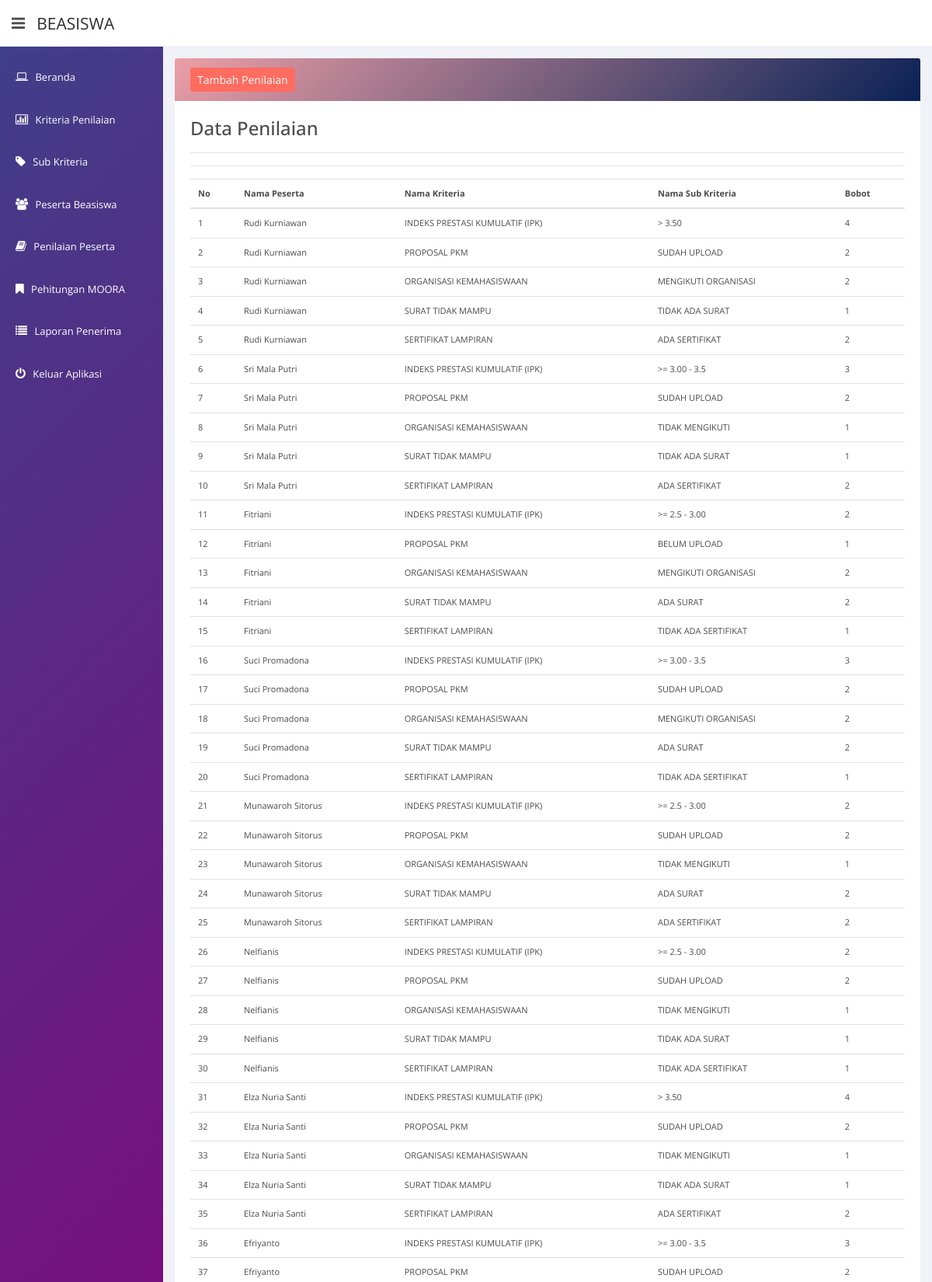
The page /nilai.php (signed in, upper part) on the database its author committed.
### tables this page shows
CREATE TABLE `nilai` (
  `id_nilai` int(11) NOT NULL,
  `nim` varchar(20) NOT NULL,
  `id_kriteria` varchar(5) NOT NULL,
  `id_subkriteria` int(2) NOT NULL,
  `nilai` int(11) NOT NULL
);

CREATE TABLE `peserta` (
  `nim` int(20) NOT NULL,
  `nik` varchar(20) NOT NULL,
  `fakultas` varchar(65) NOT NULL,
  `prodi` varchar(65) NOT NULL,
  `jk` varchar(15) NOT NULL,
  `nama_peserta` varchar(100) NOT NULL,
  `alamat` text NOT NULL,
  `nilai_y` double NOT NULL
);

CREATE TABLE `kriteria` (
  `id_kriteria` varchar(5) NOT NULL,
  `nama_kriteria` varchar(50) NOT NULL,
  `bobot` float DEFAULT NULL,
  `tipe` enum('Cost','Benefit') NOT NULL
);

CREATE TABLE `subkriteria` (
  `id_subkriteria` int(5) NOT NULL,
  `id_kriteria` varchar(5) NOT NULL,
  `nama_subkriteria` varchar(100) NOT NULL,
  `bobot` int(2) NOT NULL
);

### nilai.php (the view)
<?php
include "head.php";
?>
<div class="row">
	<div class="col-md-12 col-lg-12">
	<div class="card">
		<div class="card-header">
		<a href="nilai_tambah.php"><input type="submit" value="Tambah Penilaian" class="btn btn-sm btn-danger"></a>
	</div>
	<div class="card-body">
				<div class="datatable">
				<h4>Data Penilaian</h4>	<hr>
				<div class="datatable">
				<hr>
					<table class="table table-hover table-borderd"  id="dataTables1">
						<thead>
							<tr>
								<th>No</th>
								<th>Nama Peserta</th>
								<th>Nama Kriteria</th>
								<th>Nama Sub Kriteria</th>
								<th>Bobot</th>
							</tr>
						</thead>
						<tbody>
						<?php
						$nomor = 0;
						$hasil = mysql_query("SELECT nilai.*, subkriteria.nama_subkriteria, subkriteria.bobot, peserta.nama_peserta, kriteria.nama_kriteria FROM nilai, subkriteria, peserta, kriteria where nilai.nim=peserta.nim AND nilai.id_kriteria=kriteria.id_kriteria AND nilai.id_subkriteria=subkriteria.id_subkriteria");
						while ($dataku = mysql_fetch_array($hasil)) {
						?>
							<tr>
								<td><?php echo $nomor=$nomor+1;?></td>
								<td><?php echo $dataku['nama_peserta']; ?></td>
								<td><?php echo $dataku['nama_kriteria']; ?></td>
								<td><?php echo $dataku['nama_subkriteria']; ?></td>
								<td><?php echo $dataku['bobot']; ?></td>
							</tr>
						<?php }	?>
						</tbody>
					</table>
					</div>
			</div>
			</div>
				</div>
				</div>
				</div>
	<?php include "footer.php"; ?>

### head.php (style rules this page uses)
.card-header { border-color: #fff; background-image: linear-gradient(135deg, #ec9fa6 0%, #092156 100%); font-size: 16px; font-weight: 600; color: #fff; }

### rows shown on the page
nilai: peserta.nama_peserta "Rudi Kurniawan", id_kriteria.nama_kriteria "INDEKS PRESTASI KUMULATIF (IPK)", id_subkriteria.nama_subkriteria "> 3.50", id_subkriteria.bobot "4"
nilai: nomor "2", peserta.nama_peserta "Rudi Kurniawan", id_kriteria.nama_kriteria "PROPOSAL PKM", id_subkriteria.nama_subkriteria "SUDAH UPLOAD", id_subkriteria.bobot "2"
nilai: nomor "3", peserta.nama_peserta "Rudi Kurniawan", id_kriteria.nama_kriteria "ORGANISASI KEMAHASISWAAN", id_subkriteria.nama_subkriteria "MENGIKUTI ORGANISASI", id_subkriteria.bobot "2"
nilai: nomor "4", peserta.nama_peserta "Rudi Kurniawan", id_kriteria.nama_kriteria "SURAT TIDAK MAMPU", id_subkriteria.nama_subkriteria "TIDAK ADA SURAT", id_subkriteria.bobot "1"
nilai: nomor "5", peserta.nama_peserta "Rudi Kurniawan", id_kriteria.nama_kriteria "SERTIFIKAT LAMPIRAN", id_subkriteria.nama_subkriteria "ADA SERTIFIKAT", id_subkriteria.bobot "2"
nilai: nomor "6", peserta.nama_peserta "Sri Mala Putri", id_kriteria.nama_kriteria "INDEKS PRESTASI KUMULATIF (IPK)", id_subkriteria.nama_subkriteria ">= 3.00 - 3.5", id_subkriteria.bobot "3"
nilai: nomor "7", peserta.nama_peserta "Sri Mala Putri", id_kriteria.nama_kriteria "PROPOSAL PKM", id_subkriteria.nama_subkriteria "SUDAH UPLOAD", id_subkriteria.bobot "2"
nilai: nomor "8", peserta.nama_peserta "Sri Mala Putri", id_kriteria.nama_kriteria "ORGANISASI KEMAHASISWAAN", id_subkriteria.nama_subkriteria "TIDAK MENGIKUTI", id_subkriteria.bobot "1"
nilai: nomor "9", peserta.nama_peserta "Sri Mala Putri", id_kriteria.nama_kriteria "SURAT TIDAK MAMPU", id_subkriteria.nama_subkriteria "TIDAK ADA SURAT", id_subkriteria.bobot "1"
nilai: nomor "10", peserta.nama_peserta "Sri Mala Putri", id_kriteria.nama_kriteria "SERTIFIKAT LAMPIRAN", id_subkriteria.nama_subkriteria "ADA SERTIFIKAT", id_subkriteria.bobot "2"
nilai: nomor "11", peserta.nama_peserta "Fitriani", id_kriteria.nama_kriteria "INDEKS PRESTASI KUMULATIF (IPK)", id_subkriteria.nama_subkriteria ">= 2.5 - 3.00", id_subkriteria.bobot "2"
nilai: nomor "12", peserta.nama_peserta "Fitriani", id_kriteria.nama_kriteria "PROPOSAL PKM", id_subkriteria.nama_subkriteria "BELUM UPLOAD", id_subkriteria.bobot "1"
nilai: nomor "13", peserta.nama_peserta "Fitriani", id_kriteria.nama_kriteria "ORGANISASI KEMAHASISWAAN", id_subkriteria.nama_subkriteria "MENGIKUTI ORGANISASI", id_subkriteria.bobot "2"
nilai: nomor "14", peserta.nama_peserta "Fitriani", id_kriteria.nama_kriteria "SURAT TIDAK MAMPU", id_subkriteria.nama_subkriteria "ADA SURAT", id_subkriteria.bobot "2"
nilai: nomor "15", peserta.nama_peserta "Fitriani", id_kriteria.nama_kriteria "SERTIFIKAT LAMPIRAN", id_subkriteria.nama_subkriteria "TIDAK ADA SERTIFIKAT", id_subkriteria.bobot "1"
nilai: nomor "16", peserta.nama_peserta "Suci Promadona", id_kriteria.nama_kriteria "INDEKS PRESTASI KUMULATIF (IPK)", id_subkriteria.nama_subkriteria ">= 3.00 - 3.5", id_subkriteria.bobot "3"
nilai: nomor "17", peserta.nama_peserta "Suci Promadona", id_kriteria.nama_kriteria "PROPOSAL PKM", id_subkriteria.nama_subkriteria "SUDAH UPLOAD", id_subkriteria.bobot "2"
nilai: nomor "18", peserta.nama_peserta "Suci Promadona", id_kriteria.nama_kriteria "ORGANISASI KEMAHASISWAAN", id_subkriteria.nama_subkriteria "MENGIKUTI ORGANISASI", id_subkriteria.bobot "2"
nilai: nomor "19", peserta.nama_peserta "Suci Promadona", id_kriteria.nama_kriteria "SURAT TIDAK MAMPU", id_subkriteria.nama_subkriteria "ADA SURAT", id_subkriteria.bobot "2"
nilai: nomor "20", peserta.nama_peserta "Suci Promadona", id_kriteria.nama_kriteria "SERTIFIKAT LAMPIRAN", id_subkriteria.nama_subkriteria "TIDAK ADA SERTIFIKAT", id_subkriteria.bobot "1"
nilai: nomor "21", peserta.nama_peserta "Munawaroh Sitorus", id_kriteria.nama_kriteria "INDEKS PRESTASI KUMULATIF (IPK)", id_subkriteria.nama_subkriteria ">= 2.5 - 3.00", id_subkriteria.bobot "2"
nilai: nomor "22", peserta.nama_peserta "Munawaroh Sitorus", id_kriteria.nama_kriteria "PROPOSAL PKM", id_subkriteria.nama_subkriteria "SUDAH UPLOAD", id_subkriteria.bobot "2"
nilai: nomor "23", peserta.nama_peserta "Munawaroh Sitorus", id_kriteria.nama_kriteria "ORGANISASI KEMAHASISWAAN", id_subkriteria.nama_subkriteria "TIDAK MENGIKUTI", id_subkriteria.bobot "1"
nilai: nomor "24", peserta.nama_peserta "Munawaroh Sitorus", id_kriteria.nama_kriteria "SURAT TIDAK MAMPU", id_subkriteria.nama_subkriteria "ADA SURAT", id_subkriteria.bobot "2"
nilai: nomor "25", peserta.nama_peserta "Munawaroh Sitorus", id_kriteria.nama_kriteria "SERTIFIKAT LAMPIRAN", id_subkriteria.nama_subkriteria "ADA SERTIFIKAT", id_subkriteria.bobot "2"
nilai: nomor "26", peserta.nama_peserta "Nelfianis", id_kriteria.nama_kriteria "INDEKS PRESTASI KUMULATIF (IPK)", id_subkriteria.nama_subkriteria ">= 2.5 - 3.00", id_subkriteria.bobot "2"
nilai: nomor "27", peserta.nama_peserta "Nelfianis", id_kriteria.nama_kriteria "PROPOSAL PKM", id_subkriteria.nama_subkriteria "SUDAH UPLOAD", id_subkriteria.bobot "2"
nilai: nomor "28", peserta.nama_peserta "Nelfianis", id_kriteria.nama_kriteria "ORGANISASI KEMAHASISWAAN", id_subkriteria.nama_subkriteria "TIDAK MENGIKUTI", id_subkriteria.bobot "1"
nilai: nomor "29", peserta.nama_peserta "Nelfianis", id_kriteria.nama_kriteria "SURAT TIDAK MAMPU", id_subkriteria.nama_subkriteria "TIDAK ADA SURAT", id_subkriteria.bobot "1"
nilai: nomor "30", peserta.nama_peserta "Nelfianis", id_kriteria.nama_kriteria "SERTIFIKAT LAMPIRAN", id_subkriteria.nama_subkriteria "TIDAK ADA SERTIFIKAT", id_subkriteria.bobot "1"
nilai: nomor "31", peserta.nama_peserta "Elza Nuria Santi", id_kriteria.nama_kriteria "INDEKS PRESTASI KUMULATIF (IPK)", id_subkriteria.nama_subkriteria "> 3.50", id_subkriteria.bobot "4"
nilai: nomor "32", peserta.nama_peserta "Elza Nuria Santi", id_kriteria.nama_kriteria "PROPOSAL PKM", id_subkriteria.nama_subkriteria "SUDAH UPLOAD", id_subkriteria.bobot "2"
nilai: nomor "33", peserta.nama_peserta "Elza Nuria Santi", id_kriteria.nama_kriteria "ORGANISASI KEMAHASISWAAN", id_subkriteria.nama_subkriteria "TIDAK MENGIKUTI", id_subkriteria.bobot "1"
nilai: nomor "34", peserta.nama_peserta "Elza Nuria Santi", id_kriteria.nama_kriteria "SURAT TIDAK MAMPU", id_subkriteria.nama_subkriteria "TIDAK ADA SURAT", id_subkriteria.bobot "1"
nilai: nomor "35", peserta.nama_peserta "Elza Nuria Santi", id_kriteria.nama_kriteria "SERTIFIKAT LAMPIRAN", id_subkriteria.nama_subkriteria "ADA SERTIFIKAT", id_subkriteria.bobot "2"
nilai: nomor "36", peserta.nama_peserta "Efriyanto", id_kriteria.nama_kriteria "INDEKS PRESTASI KUMULATIF (IPK)", id_subkriteria.nama_subkriteria ">= 3.00 - 3.5", id_subkriteria.bobot "3"
nilai: nomor "37", peserta.nama_peserta "Efriyanto", id_kriteria.nama_kriteria "PROPOSAL PKM", id_subkriteria.nama_subkriteria "SUDAH UPLOAD", id_subkriteria.bobot "2"
